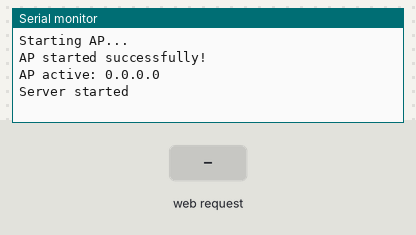
This sketch was run on a simulated ESP32. On the bench: the last lines printed to the serial monitor. The inputs (shaded band) are chosen by the test bench. Random numbers use the default seed unless the sketch sets one.

Above: at 3.2 s.
3.3 s: HTTP request GET /roll received
At 4.3 s:
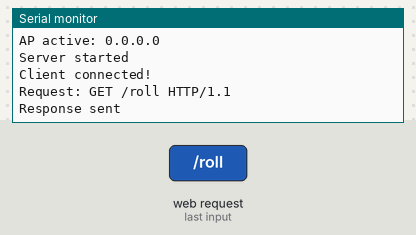
4.8 s: HTTP request GET /go received
At 5.4 s:
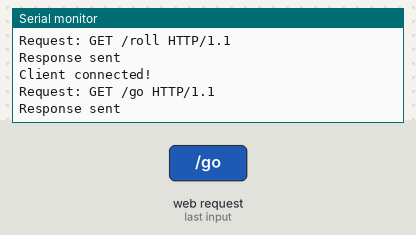
6.3 s: HTTP request GET /property received
At 7.5 s:
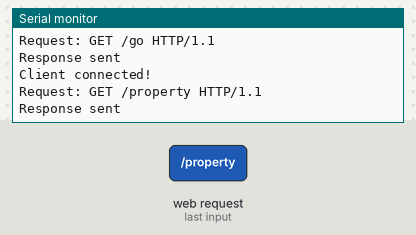
7.8 s: HTTP request GET /utility received
At 8.9 s:
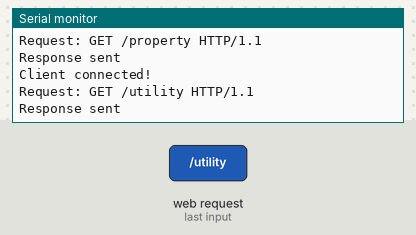
9.3 s: HTTP request GET /chance received
At 10.1 s:
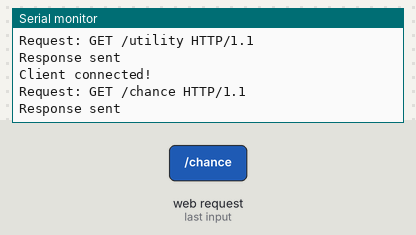
10.8 s: HTTP request GET /chest received
At 11.2 s:
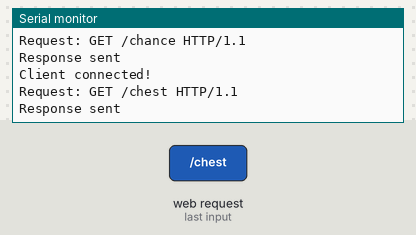

Measured:
- after the input at 3.3 s, the serial monitor: prints a new line at once (image 1)
- after the input at 4.8 s, the serial monitor: prints a new line at once (image 2)
- after the input at 6.3 s, the serial monitor: prints a new line at once (image 3)
- after the input at 7.8 s, the serial monitor: prints a new line at once (image 4)
- after the input at 9.3 s, the serial monitor: prints a new line at once (image 5)
- after the input at 10.8 s, the serial monitor: prints a new line at once (image 6)

The sketch:

picopoly.ino
```cpp
#include <WiFi.h>

char ssid[] = "Pico-Monopoly";
char password[] = "play1234";

WiFiServer server(80);

struct Player {
  char name[20];
  int money;
  int position;
  int properties[12];
  int propertyCount;
  int income;
  int spending;
};

struct BoardSpace {
  char name[20];
  char type[10];
  int cost;
  int rent;
  int value;
};

// Updated player names
Player players[2] = {{"Salma", 1500, 0, {0}, 0, 0, 0}, {"Tabish", 1500, 0, {0}, 0, 0, 0}};
BoardSpace board[12] = {
  {"GO", "go", 0, 0, 200}, {"Mediterranean Ave", "property", 60, 2, 0},
  {"Community Chest", "chest", 0, 0, 0}, {"Baltic Ave", "property", 60, 4, 0},
  {"Income Tax", "tax", 0, 0, -200}, {"Reading Railroad", "utility", 200, 25, 0},
  {"Oriental Ave", "property", 100, 6, 0}, {"Chance", "chance", 0, 0, 0},
  {"Vermont Ave", "property", 100, 6, 0}, {"Free Parking", "free", 0, 0, 0},
  {"St. James Place", "property", 140, 10, 0}, {"Go to Jail", "jail", 0, 0, 0}
};

int currentPlayer = 0;
bool gameOver = false;
String lastAction = "Game started! Salma's turn.";

int rollDice() {
  return random(1, 7) + random(1, 7);
}

String handleSpace(Player &p, BoardSpace space, int dice) {
  if (strcmp(space.type, "go") == 0) {
    p.money += space.value;
    p.income += space.value;
    return "Collected $200 at GO!";
  } else if (strcmp(space.type, "property") == 0 || strcmp(space.type, "utility") == 0) {
    int owner = -1;
    for (int i = 0; i < 2; i++) {
      if (players[i].properties[p.position] == 1) owner = i;
    }
    if (owner == -1) {
      if (p.money >= space.cost) {
        p.money -= space.cost;
        p.spending += space.cost;
        p.properties[p.position] = 1;
        p.propertyCount++;
        return "Bought " + String(space.name) + " for $" + String(space.cost) + "!";
      }
      return "Not enough money!";
    } else if (owner != currentPlayer) {
      p.money -= space.rent;
      p.spending += space.rent;
      players[owner].money += space.rent;
      players[owner].income += space.rent;
      if (p.money < 0) {
        gameOver = true;
        return "Paid $" + String(space.rent) + " rent to " + String(players[owner].name) + ". Bankrupt! Game Over.";
      }
      return "Paid $" + String(space.rent) + " rent to " + String(players[owner].name) + ".";
    }
    return "You own this!";
  } else if (strcmp(space.type, "chance") == 0 || strcmp(space.type, "chest") == 0) {
    int amount = random(-100, 101);
    p.money += amount;
    if (amount > 0) p.income += amount;
    else p.spending += abs(amount);
    if (p.money < 0) {
      gameOver = true;
      return String(space.type) + ": " + (amount > 0 ? "Gained $" : "Lost $") + String(abs(amount)) + ". Bankrupt! Game Over.";
    }
    return String(space.type) + ": " + (amount > 0 ? "Gained $" : "Lost $") + String(abs(amount)) + ".";
  } else if (strcmp(space.type, "tax") == 0) {
    p.money += space.value;
    p.spending += abs(space.value);
    if (p.money < 0) {
      gameOver = true;
      return "Paid $200 tax. Bankrupt! Game Over.";
    }
    return "Paid $200 tax.";
  } else if (strcmp(space.type, "jail") == 0) {
    p.position = 4;
    return "Sent to Jail!";
  }
  return "Landed on " + String(space.name) + ".";
}

void setup() {
  Serial.begin(115200);
  randomSeed(analogRead(0));

  Serial.println("Starting AP...");
  WiFi.mode(WIFI_AP);
  if (WiFi.beginAP(ssid, password)) {
    Serial.println("AP started successfully!");
  } else {
    Serial.println("Failed to start AP!");
    while (true);
  }
  delay(2000);
  Serial.print("AP active: ");
  Serial.println(WiFi.localIP());

  server.begin();
  Serial.println("Server started");
}

void loop() {
  WiFiClient client = server.available();
  if (client) {
    Serial.println("Client connected!");
    String request = client.readStringUntil('\r');
    Serial.println("Request: " + request);
    client.flush();

    if (request.indexOf("GET /roll") != -1) {
      int dice = rollDice();
      players[currentPlayer].position = (players[currentPlayer].position + dice) % 12;
      lastAction = "Rolled " + String(dice) + ". " + handleSpace(players[currentPlayer], board[players[currentPlayer].position], dice);
      if (!gameOver) currentPlayer = (currentPlayer + 1) % 2;
    }

    String html = "HTTP/1.1 200 OK\r\nContent-Type: text/html\r\n\r\n";
    html += "<!DOCTYPE html><html><head><title>Monopoly</title>";
    html += "<style>body { font-family: Arial; text-align: center; background: #f0f0f0; margin: 0; padding: 20px; }";
    html += "h1 { color: #2c3e50; } button { padding: 12px 24px; font-size: 18px; background: #3498db; color: white; border: none; border-radius: 5px; cursor: pointer; }";
    html += "button:disabled { background: #bdc3c7; } .board { display: grid; grid-template-columns: repeat(4, 1fr); gap: 5px; margin: 20px auto; width: 90%; max-width: 600px; }";
    html += ".board div { padding: 10px; border: 2px solid #333; border-radius: 5px; font-size: 14px; text-align: center; }";
    html += ".go { background: #2ecc71; color: white; } .property { background: #e74c3c; color: white; }";
    html += ".utility { background: #f1c40f; color: black; } .chance { background: #e67e22; color: white; }";
    html += ".chest { background: #9b59b6; color: white; } .tax { background: #7f8c8d; color: white; }";
    html += ".jail { background: #34495e; color: white; } .free { background: #ecf0f1; color: black; }";
    html += ".highlight { border: 3px solid #3498db; } .player { font-weight: bold; color: #e74c3c; }";
    html += ".stats { font-size: 14px; margin: 10px; background: #fff; padding: 10px; border-radius: 5px; box-shadow: 0 2px 5px rgba(0,0,0,0.1); }</style>";
    html += "</head><body><h1>Monopoly</h1>";
    html += "<p class='player'>" + String(players[currentPlayer].name) + "'s Turn | Money: $" + String(players[currentPlayer].money) + "</p>";
    html += "<p>Position: " + String(board[players[currentPlayer].position].name) + "</p>";
    html += "<p>" + lastAction + "</p>";
    html += "<div class='stats'>Salma: $" + String(players[0].money) + " (Income: $" + String(players[0].income) + ", Spending: $" + String(players[0].spending) + ")</div>";
    html += "<div class='stats'>Tabish: $" + String(players[1].money) + " (Income: $" + String(players[1].income) + ", Spending: $" + String(players[1].spending) + ")</div>";
    if (!gameOver) html += "<a href='/roll'><button>Roll Dice</button></a>";
    else html += "<button disabled>Game Over</button>";
    html += "<div class='board'>";
    for (int i = 0; i < 12; i++) {
      String className = String(board[i].type);
      html += "<div class='" + className + (players[0].position == i || players[1].position == i ? " highlight" : "") + "'>";
      html += String(board[i].name);
      if (players[0].properties[i] == 1) html += " (Salma)";
      else if (players[1].properties[i] == 1) html += " (Tabish)";
      html += "</div>";
    }
    html += "</div></body></html>";

    client.print(html);
    client.stop();
    Serial.println("Response sent");
  }
}
```
